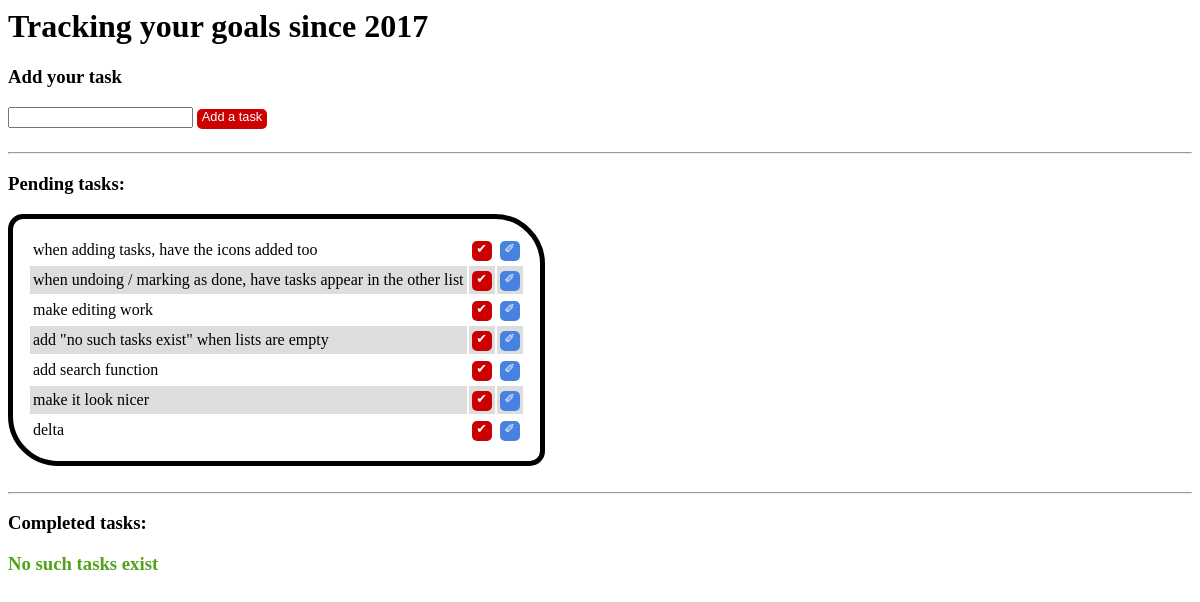
Page /jquerytodolist/ on the earlier database version.
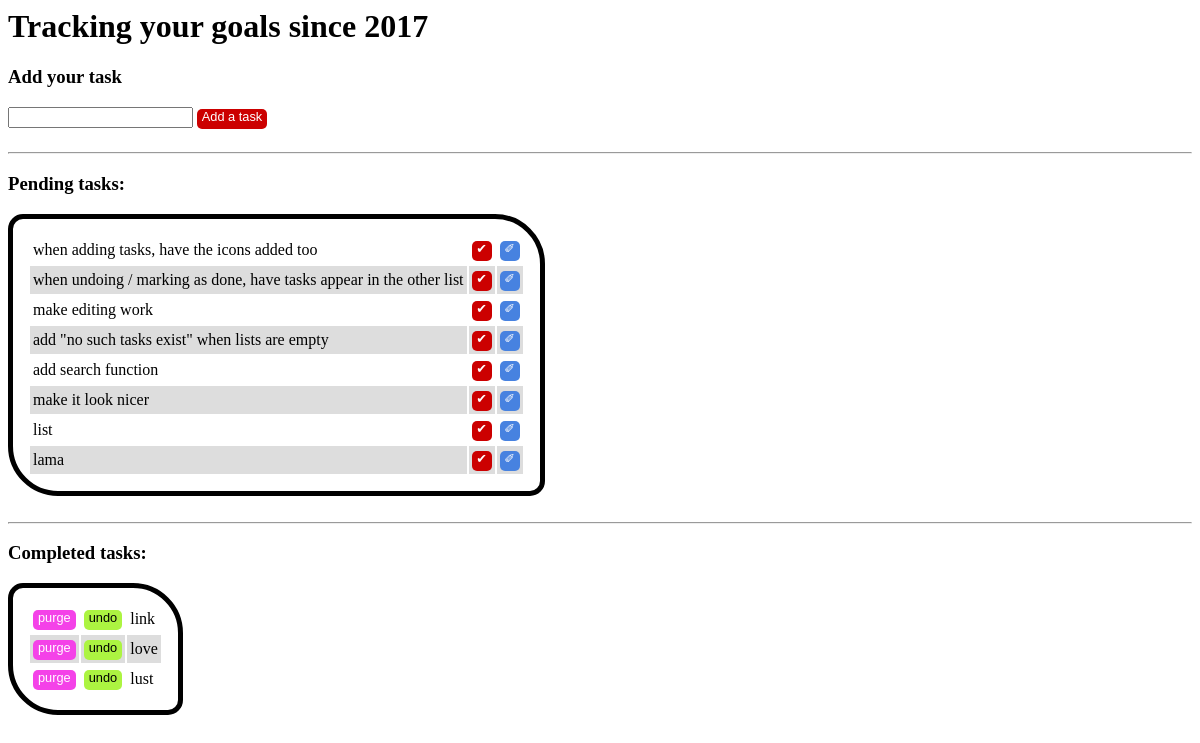
Same page on the later database version.
### jquerytodolist/models.py (models this page shows)
class Task(models.Model):
    LOW = 'LO'
    STANDARD = 'ST'
    HIGH = 'HI'
    IMPORTANCE_OF_TASK = (
        (LOW, 'low'),
        (STANDARD, 'standard'),
        (HIGH, 'high'),
    )
    task_text = models.CharField(max_length=200)
    task_importance = models.CharField(max_length=10, choices=IMPORTANCE_OF_TASK, default=STANDARD)
    creation_date = models.DateField('date added')
    completed=models.BooleanField(default=False)
    def __str__(self):
        return self.task_text

### jquerytodolist/views.py (the view, shortened to what this page needs)
def index(request):
    todo_list = Task.objects.all()
    waiting_todos = todo_list.filter(completed=False)
    tasks_done = todo_list.filter(completed=True)
    print (tasks_done)
    past_search_term = ""
    task_to_be_edited_text = ""
    lastIDinDatabase = ""
    context = {
        'waiting_todos': waiting_todos.order_by("id"),
        'tasks_done': tasks_done.order_by("id"),
    }
    return render(request, 'jquerytodolist/index.html', context)

### jquerytodolist/templates/jquerytodolist/index.html (shortened to what this page needs)
{% load static %}
<head>
	<link rel="stylesheet" type="text/css" href="{% static 'jquerytodolist/style.css' %}" />
</head>
<body>
	<h1 id='h1'>Tracking your goals since 2017</h1>
	<h3>Add your task</h3>
	<form name="todosinput">
		<input id="addTaskBox" type="text" name="taskText" />
	</form>
	<div id="addTask">Add a task</div>
	<br />
	<hr />
	<h3>Pending tasks:</h3>
{% if waiting_todos %}
	<table class="todos">
	{% for task in waiting_todos %}
		<tr id=task{{task.id}}>
			<td> {{task.task_text}} </td>
			<td>
				<div class=completeTask  name=complete_task_{{task.id}}>&#10004;</div>
			</td>
			<td>
				<div class=editTask
				 name=edit_task_{{task.id}}>&#10000;</div>
			</td>
		</tr>
			{% endfor %}
	</table>
			{% else %}
				<h3 class="noSuchTasks">No such tasks exist</h3>
			{% endif %}
	<br />
	<hr />
	<h3>Completed tasks:</h3>
	{% if tasks_done %}
		<table class="completedtodos">
				{% for task in tasks_done %}
			<tr data-id="{{task.id}}">
				<td>
					<div class="deleteSubmission" name="delete_submission_{{task.id}}">purge</div>
				</td>
				<td>
					<div class="undoCompleteTask"  name="undo_complete_{{task.id}}">undo</div>
				</td>
				<td>
					{{task.task_text}}
				</td>
			</tr>
					{% endfor %}
		</table>
	{% else %}
		<h3 class="noSuchTasks" id="headingMakeCompletedVisible">No such tasks exist</h3>
	{% endif %}
</body>

Differences in the rows shown:
removed Task: task_text "delta", shown under "Pending tasks:"
added Task: task_text "list", shown under "Pending tasks:"
added Task: task_text "lama", shown under "Pending tasks:"
added Task: task_text "link", shown under "Completed tasks:"
added Task: task_text "love", shown under "Completed tasks:"
added Task: task_text "lust", shown under "Completed tasks:"
Other differences:
text no longer shown: "No such tasks exist"
